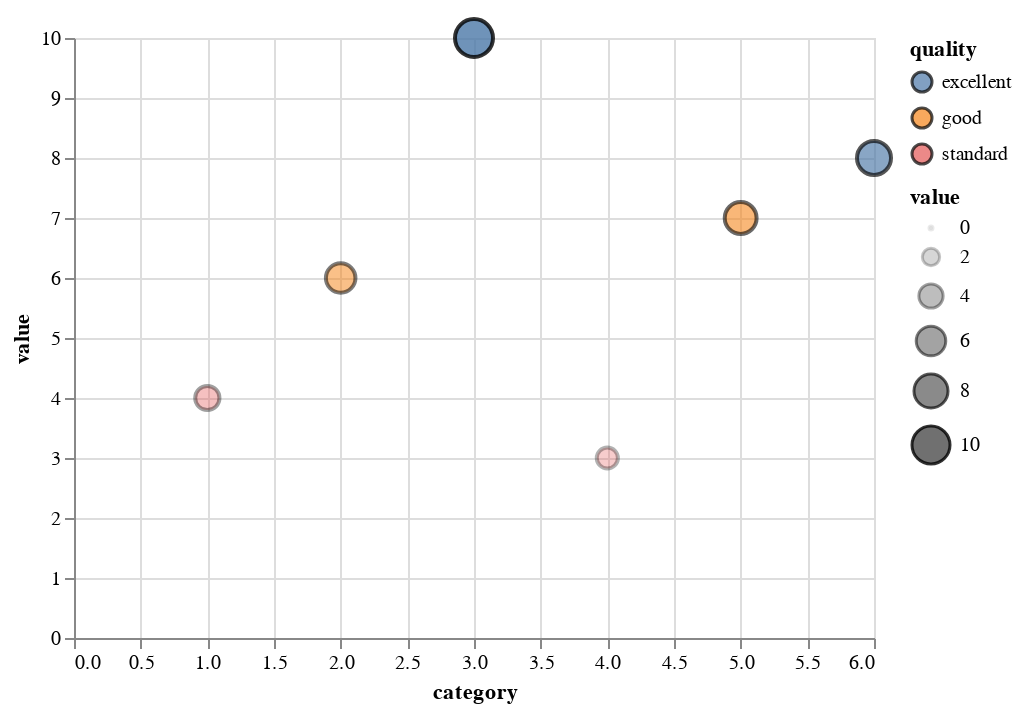

The notebook cell saved with this chart:
### Markdown cell above
## Using constant for encoding

Lastly, sometimes we just want to encode a channel with constant value.  This can be done by setting the corresponding mark properties when we specify the mark. It can also be done by using the `alt.value` object. For example, to add a constant stroke color, we can set the stroke encoding to `alt.value("color_name")`.

### Code cell
scatter_plot = base.encode(color="quality", 
                           size="value", 
                           opacity="value",
                           stroke=alt.value("black"))
scatter_plot

### Figure 1 — Vega-Lite specification as saved in the notebook (floating-point values rounded to 4 significant figures)
{"config": {"view": {"continuousWidth": 400, "continuousHeight": 300}}, "data": {"name": "data-7c36766bdbdd929d88ac2881c2000dcf"}, "mark": {"type": "point", "filled": true, "size": 200}, "encoding": {"color": {"field": "quality", "type": "nominal"}, "opacity": {"field": "value", "type": "quantitative"}, "size": {"field": "value", "type": "quantitative"}, "stroke": {"value": "black"}, "x": {"field": "category", "type": "quantitative"}, "y": {"field": "value", "type": "quantitative"}}, "$schema": "https://vega.github.io/schema/vega-lite/v4.17.0.json", "datasets": {"data-7c36766bdbdd929d88ac2881c2000dcf": [{"category": 1, "value": 4, "quality": "standard"}, {"category": 2, "value": 6, "quality": "good"}, {"category": 3, "value": 10, "quality": "excellent"}, {"category": 4, "value": 3, "quality": "standard"}, {"category": 5, "value": 7, "quality": "good"}, {"category": 6, "value": 8, "quality": "excellent"}]}}
